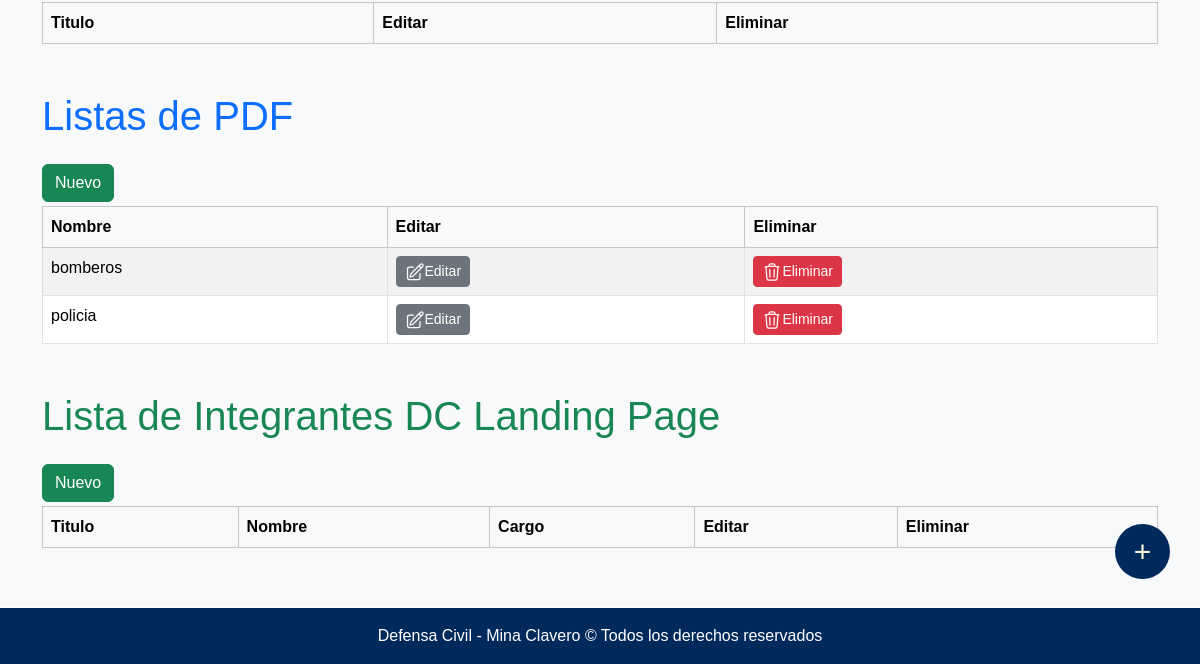
Page /listaDesastre/ (signed in, lower part) on the earlier database version.
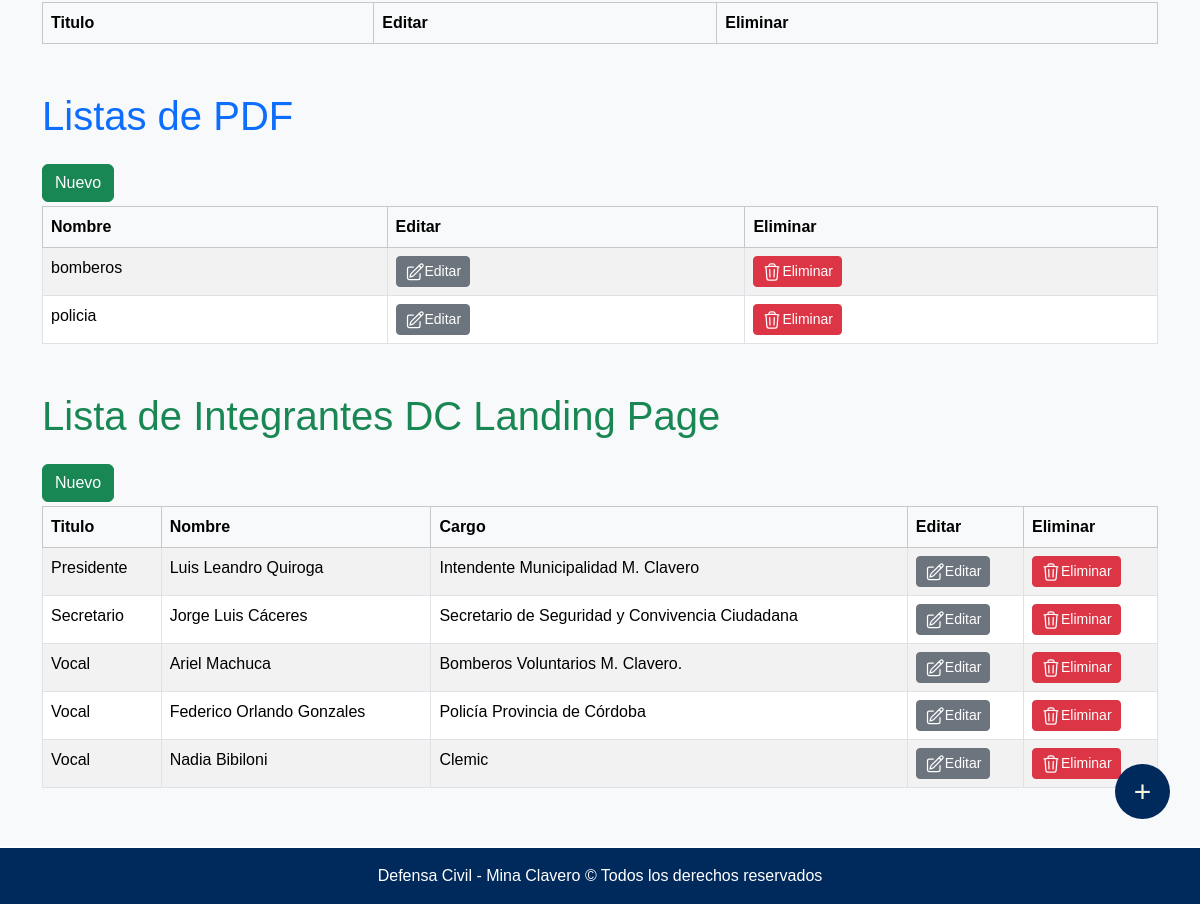
Same page on the later database version.
### seguridadVial/models.py (models this page shows, shortened)
class PdfFrame(models.Model):
    name = models.CharField(max_length=255)
    url = models.URLField()
    pk_catastrofe = models.ManyToManyField(Catastrophe,through="CatPdf")

class IntegrantesDC(models.Model):
    titulo = models.CharField(max_length=255)
    persona = models.CharField(max_length=255)
    cargo = models.CharField(max_length=255)

### seguridadVial/views_landing.py (the view)
# urls.py: path("listaDesastre/", login_required(permission_required('defensaCivil.add_catastrophe')(views_landing.DashboardCatastrophe)), name="Lista-Desastre"),
def DashboardCatastrophe(request):
    active = True
    if Catastrophe.objects.filter(is_active=True):
        active = False
    return render(request, template_name=os.path.join("defensaCivil", "listas", "dashboard.html"),
                  context={"disaster":Catastrophe.objects.all(), "active":active, "pdf":PdfFrame.objects.all(), "subcat": SubCatastrofe.objects.all(), "integrantes":IntegrantesDC.objects.all()})

### municipalidad/templates/defensaCivil/listas/dashboard.html (shortened to what this page needs)
{% extends "defensaCivil/base.html" %}
{% load static %}
{% block contenido %}
<div class="container mt-5">
    <div class="table-responsive">
    <div class="table-responsive">
      <table class="table table-bordered table-striped table-hover" id="table">
        <thead class="table-light">
          <tr>
            <th>Titulo</th>
            <th>Editar</th>
            <th>Eliminar</th>
          </tr>
        </thead>
      </table>
      <h1 class="mb-4 mt-5 text-primary">Listas de PDF</h1>
      <a class="btn btn-success mb-1" href="{% url 'pdf_create' %}">Nuevo</a>
    <div class="table-responsive">
      <table class="table table-bordered table-striped table-hover" id="table">
        <thead class="table-light">
          <tr>
            <th>Nombre</th>
            <th>Editar</th>
            <th>Eliminar</th>
          </tr>
        </thead>
        <tbody>
         {% for pdf in pdf %}
          <tr>
            <td>{{ pdf.name }}</td>
            <td>
             <a class="btn btn-sm btn-secondary" href="{% url 'pdf_update' pdf.id %}">
                <img src="{% static 'assets/edit.svg' %}" style="width: 20px;">Editar
             </a>
            </td>
            <td>
              <a class="btn btn-sm btn-danger" href="{% url 'pdf_delete' pdf.id %}">
                <img src="{% static 'assets/eliminar.svg' %}" style="width: 20px;">Eliminar
              </a>
            </td>
          </tr>
          {% endfor %}
        </tbody>
      </table>
    <h1 class="mb-4 mt-5 text-success">Lista de Integrantes DC Landing Page</h1>
    <a class="btn btn-success mb-1" href="{% url 'integrante_crear' %}">Nuevo</a>
    <div class="table-responsive">
      <table class="table table-bordered table-striped table-hover" id="table">
        <thead class="table-light">
          <tr>
            <th>Titulo</th>
            <th>Nombre</th>
            <th>Cargo</th>
            <th>Editar</th>
            <th>Eliminar</th>
          </tr>
        </thead>
        <tbody>
         {% for s in integrantes %}
          <tr>
            <td>{{ s.titulo }}</td>
            <td>{{ s.persona }}</td>
            <td>{{ s.cargo }}</td>
            <td>
             <a class="btn btn-sm btn-secondary" href="{% url 'integrante_update' s.id %}">
                <img src="{% static 'assets/edit.svg' %}" style="width: 20px;">Editar
             </a>
            </td>
            <td>
              <a class="btn btn-sm btn-danger" href="{% url 'integrante_delete' s.id %}">
                <img src="{% static 'assets/eliminar.svg' %}" style="width: 20px;">Eliminar
              </a>
            </td>
          </tr>
          {% endfor %}
        </tbody>
      </table>
    </div>
    <a href={% url "crear" %} class="customButton">+</a>
  </div>
{% endblock %}

Differences in the rows shown:
added IntegrantesDC: titulo "Presidente", persona "Luis Leandro Quiroga", cargo "Intendente Municipalidad M. Clavero"
added IntegrantesDC: titulo "Secretario", persona "Jorge Luis Cáceres", cargo "Secretario de Seguridad y Convivencia Ciudadana"
added IntegrantesDC: titulo "Vocal", persona "Ariel Machuca", cargo "Bomberos Voluntarios M. Clavero."
added IntegrantesDC: titulo "Vocal", persona "Federico Orlando Gonzales", cargo "Policía Provincia de Córdoba"
added IntegrantesDC: titulo "Vocal", persona "Nadia Bibiloni", cargo "Clemic"
